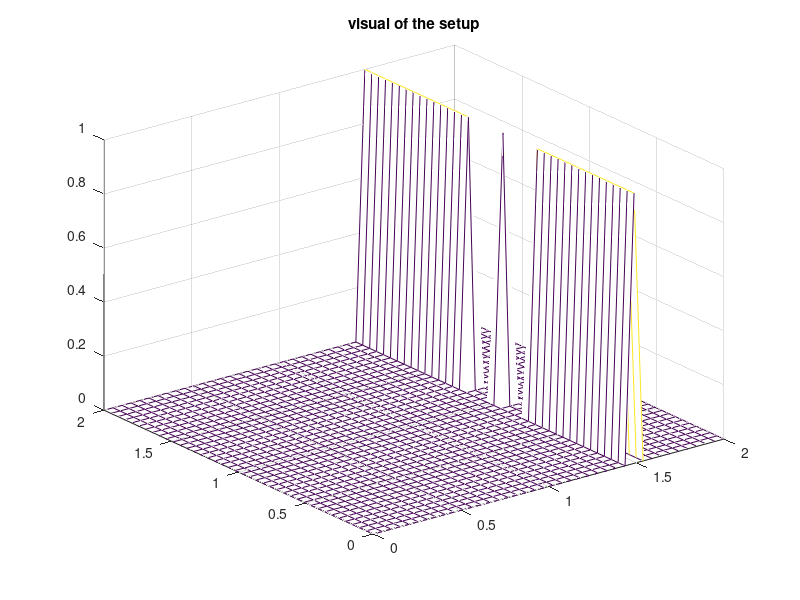
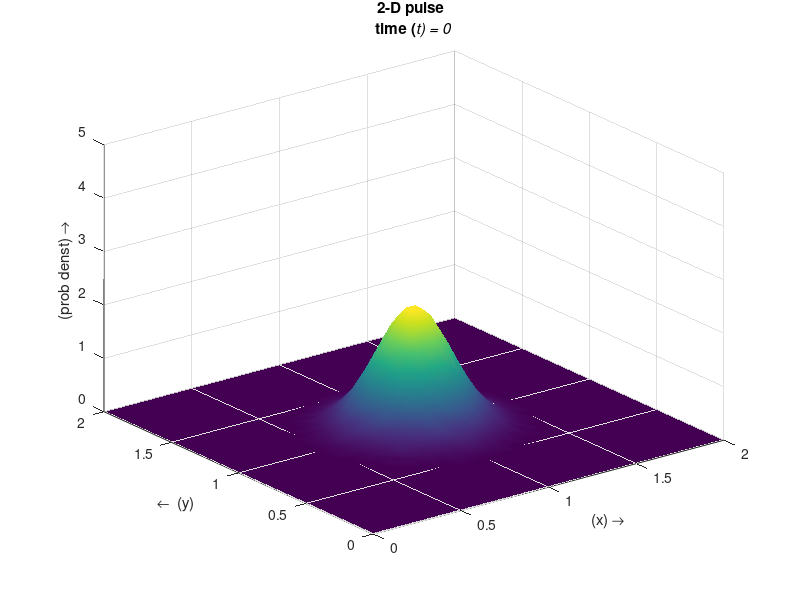

Write MATLAB code to recreate these figures, in order. (Note: this script raises an error after producing the figures.)
%% ARNO ANNYS

%% particle simulating; potential barrier, potential well and diffraction pattern from slit experiment%%

% dirichlet B.C.
clear
clc

%% Specifying parameters %%
N = 40 ; 
NN = N^2 ;
nx= N;                          %Number of steps in space(x)
ny=N;                           %Number of steps in space(y)       
nt= 300;                        %Number of time steps 
dt= 0.001;                      %Width of each time step
dx=2/(nx-1);                    %Width of space step(x)
dy=2/(ny-1);                    %Width of space step(y)
h = dx ;
x=0:dx:2;                       %Range of x(0,2) and specifying the grid points
y=0:dy:2;                       %Range of y(0,2) and specifying the grid points
u=zeros(nx^2,ny^2);             %Preallocating  
psin = zeros(NN,1) ;            %Preallocating
L = 1000 ; 
i_imag = sqrt(-1) ; 


%% initial wave function %%
x0 = 1;  
y0 = 1;                   % Location of the center of the wavepacket
velocity = 40;            % Average velocity of the packet
k0 =   velocity;          % Average wavenumber
sigmax0 = L/4000; 
sigmay0 = L/4000 ;        % Standard deviation of the wavefunction
Norm_psi =  1/(sqrt(sigmax0*sqrt(pi)));            % Normalization
[xx, yy] = meshgrid(x, y);
u = Norm_psi*exp(i_imag*k0*xx).* ...
    exp(-((xx'-x0).^2/(2*sigmax0^2)+(yy'-y0).^2/(2*sigmay0^2)));  %gaussian pulse
psi = reshape(u,[NN,1]) ; 


%% the potential; enable 1 %%
%%% circular potential well (deep --> infinite)%
% ggrid = zeros(N); 
% origin = [N/2,N/2] ;
% [xgrid,ygrid] = meshgrid((1:size(ggrid,2))-origin(1),(1:size(ggrid,1))-origin(2)); 
% ggrid(sqrt(xgrid.^2 + ygrid.^2) >= 0.45*N) = 1; 
% mesh(xgrid , ygrid , ggrid) ;
% title('visual of the setup')
% M = reshape(ggrid, [NN,1]) ;
% height = 1000000 ;


%%% potential barrier  (small --> tunneling)
% ggrid = zeros(N) ;
% [xgrid,ygrid] = meshgrid(x , y) ;
% ggrid(:,25) = ones(N,1) ;
% mesh(xgrid , ygrid , ggrid) ;
% title('visual of the setup')
% height = 300
% M = reshape(ggrid, [NN,1]) ;


%%% free propagation
% M = zeros(NN,1) ;
% height = 0;


%%% single slit %
% ggrid = zeros(N) ;
% [xgrid,ygrid] = meshgrid(x , y) ;
% ggrid(:,35) = ones(N,1) ;
% ggrid(17:23,35) = 0 ;             
% mesh(xgrid , ygrid , ggrid) ;
% title('visual of the setup')
% height = 100000;
% M = reshape(ggrid, [NN,1]) ;

%%% double slit %
ggrid = zeros(N) ;
[xgrid,ygrid] = meshgrid(x , y) ;
ggrid(:,30) = ones(N,1) ;
ggrid(16:19,30) = 0 ;                 
ggrid(21:24,30) = 0 ;                  
mesh(xgrid , ygrid , ggrid) ;
title('visual of the setup')
height = 100000;
M = reshape(ggrid, [NN,1]) ;


 pot = height*spdiags( M , [0] , NN,NN) ;

 %% initializing hamiltonian %%
coeff = -1/(2*h^2); % Coëfficiënt for Hamiltoniaan
ham = coeff*spdiags( [ ones(NN,1) ones(NN,1)  -4*ones(NN,1)  ones(NN,1) ones(NN,1)], [-N -1 0 1 N], NN , NN) + pot;

%% initializing Q (sparse) %%
Q = 1/2*(spdiags([ones(NN,1)], [0], NN , NN) + i_imag*dt/2*ham) ; 

%% Calculating for each time step %%
for it=0:nt
    psin=psi; 
    figure(2)
    P = psi.*conj(psi) ;                     %Probability density
    PP = reshape(P,[N,N]);                   %Probability density vector
    control = sum(P) 
    %this value will be displayed in the command  window, normalization
    % requires this value to stay constant in time. This can be used as to check stability
    % of the algorithm.
    
    
    F=surf(x,y,PP,'EdgeColor','none');       %plotting 
    shading interp
    axis([0 2 0 2 0 5])
    title({['2-D pulse '];['time (\itt) = ',num2str(it*dt)]})
    xlabel('(x) \rightarrow')
    ylabel('{\leftarrow}  (y)')
    zlabel('(prob denst) \rightarrow')
    %view(2)
    %view(0,0)
    drawnow; 
    refreshdata(F)
    chi = Q\psi ;
    psin =  chi - psi ; 
    psi = psin ;                      %calculate new value and replace
 
end

